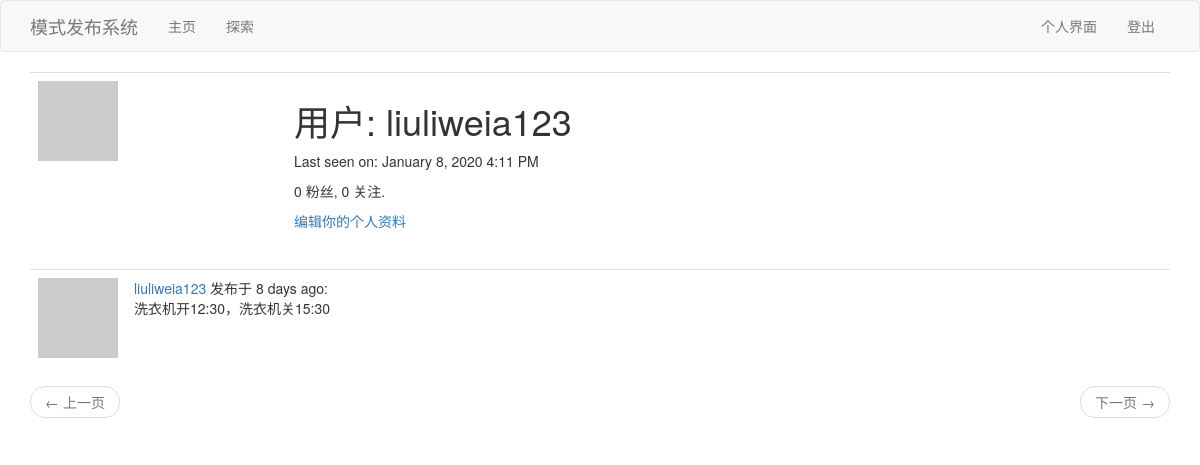
Before: /user/liuliweia123 (signed in) with the older database file.
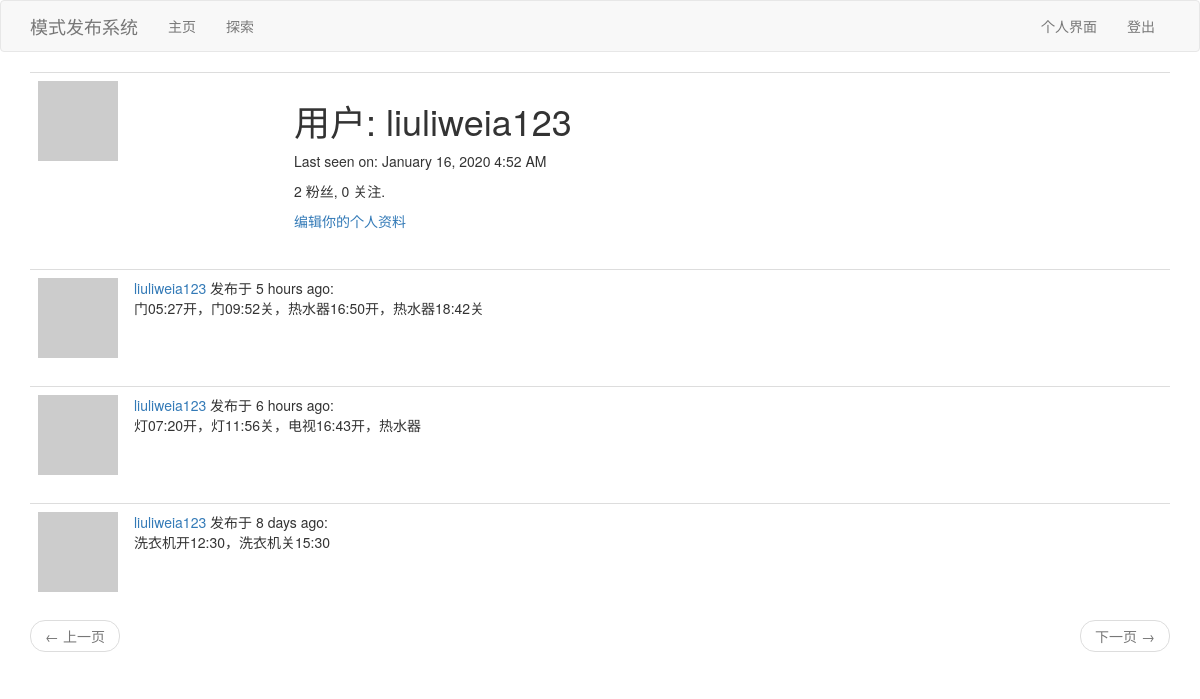
After: the same page with the newer database file.
### app/models.py (models this page shows, shortened)
class User(UserMixin, db.Model):
    id = db.Column(db.Integer, primary_key=True)
    username = db.Column(db.String(64), index=True, unique=True)
    email = db.Column(db.String(120), index=True, unique=True)
    password_hash = db.Column(db.String(128))
    posts = db.relationship('Post', backref='author', lazy='dynamic')
    about_me = db.Column(db.String(140))
    last_seen = db.Column(db.DateTime, default=datetime.utcnow)
    followed = db.relationship(
        'User', secondary=followers,
        primaryjoin=(followers.c.follower_id == id),
        secondaryjoin=(followers.c.followed_id == id),
        backref=db.backref('followers', lazy='dynamic'), lazy='dynamic')
    def avatar(self, size):
        digest = md5(self.email.lower().encode('utf-8')).hexdigest()
        return 'https://www.gravatar.com/avatar/{}?d=identicon&s={}'.format(
            digest, size)

class Post(db.Model):
    id = db.Column(db.Integer, primary_key=True)
    body = db.Column(db.String(140))
    timestamp = db.Column(db.DateTime, index=True, default=datetime.utcnow)
    user_id = db.Column(db.Integer, db.ForeignKey('user.id'))
    language = db.Column(db.String(5))

### app/routes.py (the view)
@app.route('/user/<username>')
@login_required
def user(username):
    user = User.query.filter_by(username=username).first_or_404()
    page = request.args.get('page', 1, type=int)
    posts = user.posts.order_by(Post.timestamp.desc()).paginate(
        page, app.config['POSTS_PER_PAGE'], False)
    next_url = url_for('user', username=user.username, page=posts.next_num) \
        if posts.has_next else None
    prev_url = url_for('user', username=user.username, page=posts.prev_num) \
        if posts.has_prev else None
    return render_template('user.html', user=user, posts=posts.items,
                           next_url=next_url, prev_url=prev_url)

### app/models.py (called while the page is built)
@login.user_loader
def load_user(id):
    return User.query.get(int(id))

### app/routes.py (called while the page is built)
@app.before_request
def before_request():
    if current_user.is_authenticated:
        current_user.last_seen = datetime.utcnow()
        db.session.commit()

### app/templates/user.html (shortened to what this page needs)
{% extends "base.html" %}
{% block app_content %}
    <table class="table table-hover">
        <tr>
            <td width="256px"><img src="{{ user.avatar(256) }}"></td>
            <td>
                <h1>用户: {{ user.username }}</h1>
                {% if user.last_seen %}
                <p>Last seen on: {{ moment(user.last_seen).format('LLL') }}</p>
                {% endif %}
                <p>{{ user.followers.count() }} 粉丝, {{ user.followed.count() }} 关注.</p>
                {% if user == current_user %}
                <p><a href="{{ url_for('edit_profile') }}">编辑你的个人资料</a></p>
                {% elif not current_user.is_following(user) %}
                <p><a href="{{ url_for('follow', username=user.username) }}">关注</a></p>
                {% else %}
                <p><a href="{{ url_for('unfollow', username=user.username) }}">取消关注</a></p>
                {% endif %}
            </td>
        </tr>
    </table>
    {% for post in posts %}
        {% include '_post.html' %}
    {% endfor %}
    <nav aria-label="...">
        <ul class="pager">
            <li class="previous{% if not prev_url %} disabled{% endif %}">
                <a href="{{ prev_url or '#' }}">
                    <span aria-hidden="true">&larr;</span> 上一页
                </a>
            </li>
            <li class="next{% if not next_url %} disabled{% endif %}">
                <a href="{{ next_url or '#' }}">
                    下一页 <span aria-hidden="true">&rarr;</span>
                </a>
            </li>
        </ul>
    </nav>
{% endblock %}

### app/templates/_post.html
    <table class="table table-hover">
        <tr>
            <td width="70px">
                <a href="{{ url_for('user', username=post.author.username) }}">
                    <img src="{{ post.author.avatar(70) }}" />
                </a>
            </td>
            <td>
                <a href="{{ url_for('user', username=post.author.username) }}">
                    {{ post.author.username }}
                </a>
                发布于 {{ moment(post.timestamp).fromNow() }}:
                <br>
                {{ post.body }}
            </td>
        </tr>
    </table>

Changed rows visible on the page:
changed User "liuliweia123": last_seen "January 8, 2020 4:11 PM" → "January 16, 2020 4:52 AM"
added Post: author.username "liuliweia123", timestamp "5 hours ago", body "门05:27开，门09:52关，热水器16:50开，热水器18:42关"
added Post: author.username "liuliweia123", timestamp "6 hours ago", body "灯07:20开，灯11:56关，电视16:43开，热水器"
Other visible differences:
{{ user.followers.count() }}: "0" → "2"
